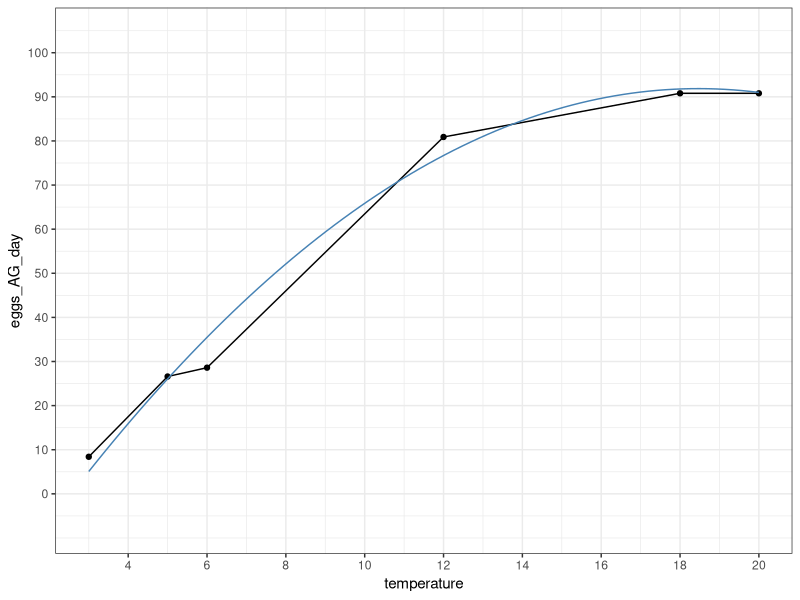

Reproduce this figure in R.
## ---- chunk 1
knitr::opts_chunk$set(echo = TRUE)
## ---- chunk 2
library(tidyverse); theme_set(theme_bw())
## ---- chunk 3
egg_df <- tibble(eggs_AG_day=c(8.4, 26.6, 28.6, 80.9, 90.8, 90.8),
                 temperature=c(3, 5, 6, 12, 18, 20))
ggplot(egg_df, aes(temperature, eggs_AG_day)) + 
  geom_point() + geom_line() +
  geom_line(stat="smooth", method="lm", formula=y~x+I(x^2), 
            linewidth=0.5, colour="steelblue") +
  scale_x_continuous(breaks=seq(0, 20, by=2)) +
  scale_y_continuous(breaks=seq(0, 100, by=10)) 
